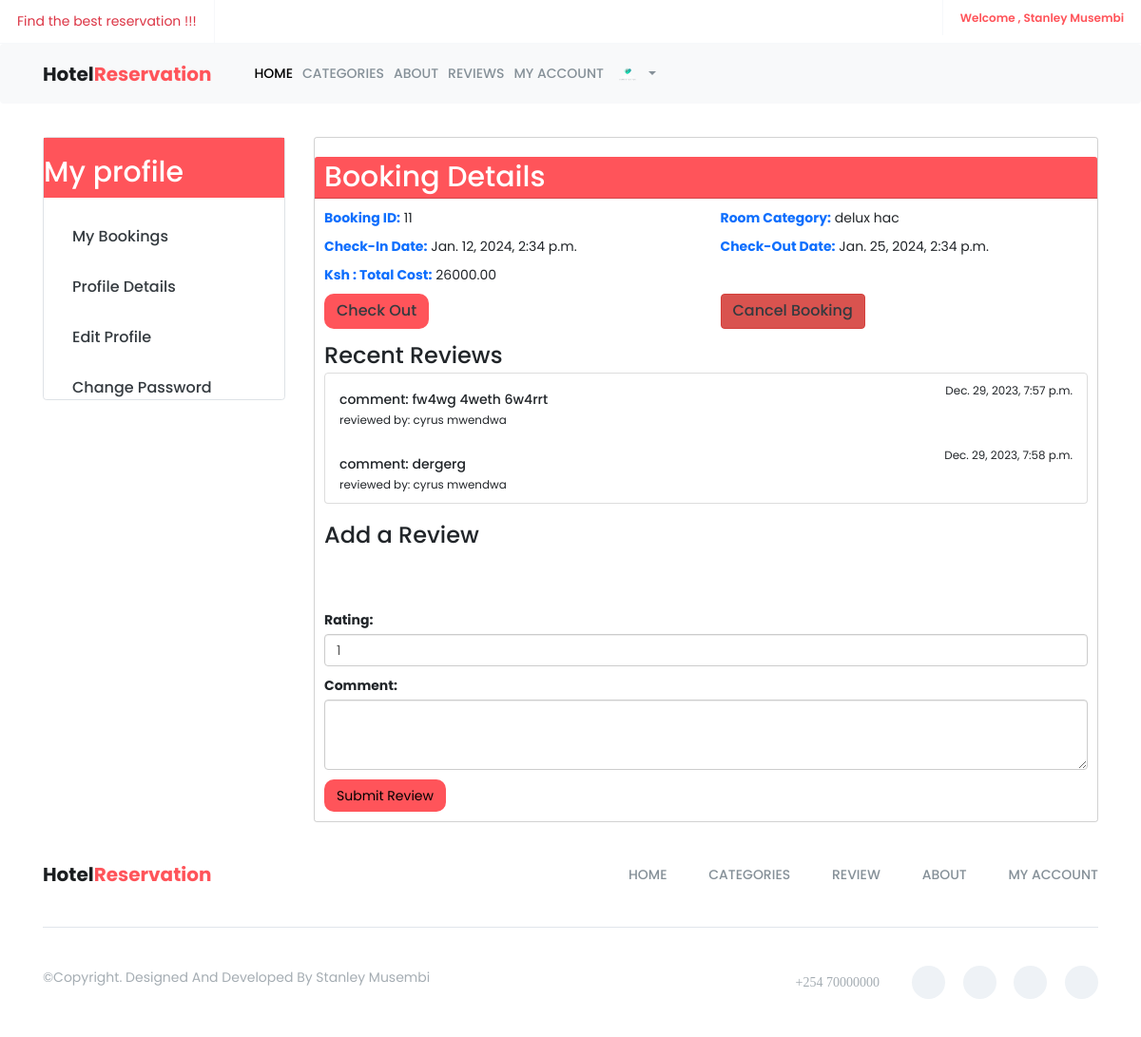
Page /auth/my_booking/11/ (signed in) on the earlier database version.
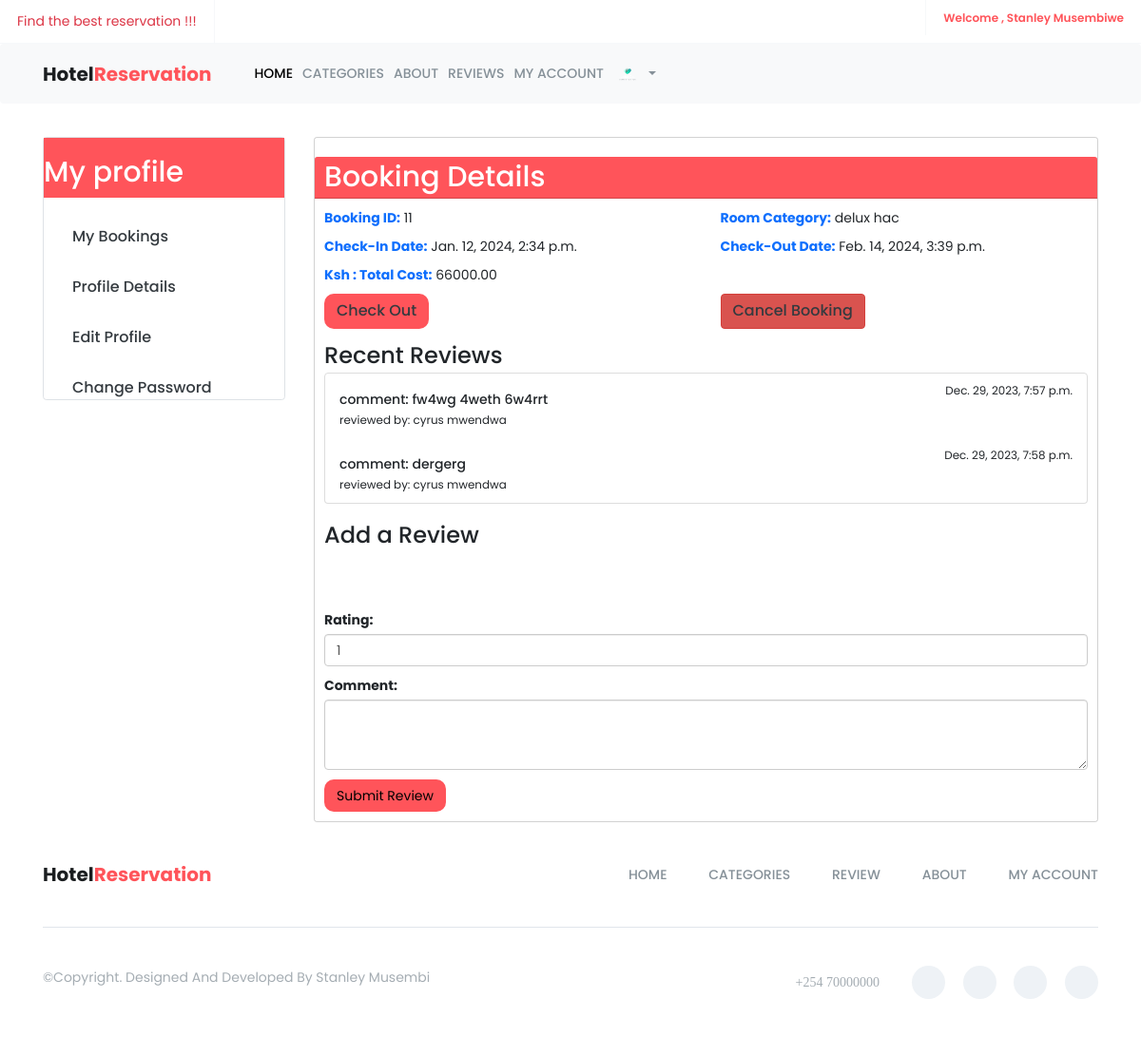
Same page on the later database version.
### accounts/models.py (models this page shows, shortened)
class CustomUser(AbstractUser):
    email = models.EmailField(unique=True)
    gender = models.CharField(max_length=1, blank=True, null=True)
    address = models.CharField(max_length=255, blank=True, null=True)
    image = models.ImageField(upload_to="user_images", blank=True, null=True)
    username = None
    objects = CustomUserManager()
    USERNAME_FIELD = 'email'
    REQUIRED_FIELDS = []

### hotel/models.py (models this page shows, shortened)
class Booking(models.Model):
    room = models.ForeignKey('Room' , on_delete=models.CASCADE)
    user = models.ForeignKey('accounts.CustomUser' , on_delete=models.CASCADE)
    persons = models.IntegerField()
    check_in = models.DateTimeField()
    check_out = models.DateTimeField()
    STATUS_CHOICES = (
        ('active' , 'active') ,
        ('cancelled' , 'cancelled') ,
        ('checked out' , 'checked out')
    )
    status = models.CharField(max_length=255 , choices=STATUS_CHOICES , default='active')
    added_on = models.DateTimeField(auto_now_add=True)
    updated_on = models.DateTimeField(auto_now=True)
    @property
    def total_cost(self):
        num_of_days = (self.check_out - self.check_in).days
        return self.room.category.cost * num_of_days * self.persons

class Room(models.Model):
    name  = models.CharField(max_length=255 , unique=True)
    category = models.ForeignKey('RoomCategory' , on_delete=models.CASCADE)
    STATUS_CHOICES = (
        ('available' , 'available' ) ,
        ('booked' , 'booked'),
        ('not available' , 'not available')
    )
    status = models.CharField(max_length=255 , choices=STATUS_CHOICES)
    added_on = models.DateTimeField(auto_now_add=True)
    updated_on = models.DateTimeField(auto_now=True)

class RoomCategory(models.Model):
    name = models.CharField(max_length=255)
    description = models.TextField()
    capacity = models.IntegerField()
    beds = models.IntegerField()
    rooms = models.IntegerField()
    cost = models.DecimalField(max_digits=10, decimal_places=2)
    added_on = models.DateTimeField(auto_now_add=True)
    image = models.ImageField(upload_to="room_category_images")
    def __str__(self):
        return self.name

### accounts/views.py (the view)
# urls.py: path('my_booking/<int:id>/' ,  booking_details , name='booking_details'),
@login_required(login_url='accounts:login')
def booking_details(request , id):
    try:
        booking = Booking.objects.get(id=id)
    except:
        return HttpResponseRedirect(reverse('accounts:my_booking'))
    category = booking.room.category
    reviews = Review.objects.filter(category=category,user=request.user)[:7]
    user = request.user
    category_id  = category.id
    context = {
        'booking':booking,
        'reviews':reviews,
        'category_id':category_id,
    }
    return render(request , 'public/my_booking_detail.html' , context)

### templates/public/my_booking_detail.html (shortened to what the changed rows need)
{% extends 'public/base.html' %}
{% load static %}
{% block content %}
    <div class="container mt-4">
        <div class="row">
            {% include 'public/profile_sidebar.html' %}
            <div class="col-md-9">
                <div class="card">
                    <h2 class="card-header primary-bg text-white">
                         Booking Details
                    </h2>
                    <div class="card-body">
                        {% if booking %}
                        <div class="row">
                            <div class="col-md-6">
                                <div class="mb-3">
                                    <strong class="text-primary">Booking ID:</strong> {{ booking.id }}
                                </div>
                            </div>
                            <div class="col-md-6">
                                <div class="mb-3">
                                    <strong class="text-primary">Room Category:</strong> {{ booking.room.category }}
                                </div>
                            </div>
                        </div>
                        <div class="row">
                            <div class="col-md-6">
                                <div class="mb-3">
                                    <strong class="text-primary">Check-In Date:</strong> {{ booking.check_in }}
                                </div>
                            </div>
                            <div class="col-md-6">
                                <div class="mb-3">
                                    <strong class="text-primary">Check-Out Date:</strong> {{ booking.check_out }}
                                </div>
                            </div>
                        </div>
                        <div class="row">
                            <div class="col-md-6">
                                <div class="mb-3">
                                    <strong class="text-primary"> Ksh : Total Cost:</strong> {{ booking.total_cost }}
                                </div>
                            </div>
                        </div>
                        <div class="row">
                            <div class="col-sm-6 col-md-6">
                                <button class="btn btn-custom" onclick="showLoadingSpinner('checkOut')">
                                    <a href="{% url 'hotel:checkout' booking.id %}">Check Out</a>
                                </button>
                            </div>
                            <div class="col-sm-6 col-md-6">
                                <button class="btn btn-danger" onclick="showLoadingSpinner('cancelBooking')">
                                    <a href="{% url 'hotel:cancel_booking' booking.id %}">Cancel Booking</a>
                                </button>
                            </div>
                        </div>
                            <h3 class="card-title mt-4">
                                Recent Reviews
                            </h3>
                            {% if reviews %}
                            <div class="list-group">
                                {% for review in reviews%}
                                <div   class="list-group-item list-group-item-action  " aria-current="true">
                                  <div class="d-flex w-100 justify-content-between">
                                    <h5 class="mb-1">comment: {{review.comment}}</h5>
                                    <small>{{review.added_on}}</small>
                                  </div>
                                  <small>reviewed by: {{booking.user.get_full_name}}</small>
                                </div>
                                 {% endfor %}
                              </div>
                            {% else %}
                                <p class="text-muted">
                                    <i class="bi bi-info-circle"></i> No reviews yet.
                                </p>
                            {% endif %}
                            <h3 class="card-title mt-4">
                                 Add a Review
                            </h3>
                            <form method="post" action="{% url 'accounts:add_review' %}">
                                <div class="mb-3">
                                </div>
                                <div class="mb-3">
                                </div>
                                <div class="mb-3">
                                    <label for="rating" class="form-label">
                                         Rating:
                                    </label>
                                    <select class="form-control" id="rating" name="rating" required>
                                        <option value="1">1</option>
                                    </select>
                                </div>
                                <div class="mb-3">
                                    <label for="comment" class="form-label">
                                         Comment:
                                    </label>
                                    <textarea class="form-control" id="comment" name="comment" rows="3" required></textarea>
                                </div>
                                <button type="submit" class="btn btn-custom">
                                     Submit Review
                                </button>
                            </form>
                        {% else %}
                            <p class="text-muted">
                                <i class="bi bi-exclamation-circle"></i> Booking not found.
                            </p>
                        {% endif %}
                    </div>
                </div>
            </div>
        </div>
    </div>
{% endblock %}

### templates/public/base.html (shortened to what the changed rows need)
{% load static %}
<!doctype html>
<html class="no-js" lang="en">
    <head>
        <link href="https://cdn.jsdelivr.net/npm/bootstrap@5.3.2/dist/css/bootstrap.min.css" rel="stylesheet">
		<link href="https://cdn.jsdelivr.net/npm/bootstrap@5.3.2/dist/css/bootstrap.min.css" rel="stylesheet">
        <link rel="stylesheet" href="{% static 'assets/css/font-awesome.min.css' %}">
		<link rel="stylesheet" href="{% static 'assets/css/linearicons.css' %}">
        <link rel="stylesheet" href="{% static 'assets/css/animate.css' %}">
        <link rel="stylesheet" href="{% static 'assets/css/flaticon.css' %}">
        <link rel="stylesheet" href="{% static 'assets/css/slick.css' %}">
		<link rel="stylesheet" href="{% static 'assets/css/slick-theme.css' %}">
        <link rel="stylesheet" href="{% static 'assets/css/bootstrap.min.css' %}">
		<link rel="stylesheet" href="{% static 'assets/css/bootsnav.css' %}" >
        <link rel="stylesheet" href="{% static 'assets/css/style.css' %}">
        <link rel="stylesheet" href="{% static 'assets/css/responsive.css' %}">
    </head>
	<body>
		<header id="header-top" class="header-top">
			<ul>
				<li class="head-responsive-right pull-right">
                    <div class="header-top-right">
                        {% if  user.is_authenticated %}
						<ul>
							<li class="header-top-contact">
								 <a href="">Welcome , {{user.first_name }} {{user.last_name}} </a>
							</li>
						</ul>
						{% endif%}
                    </div>
                </li>
			</ul>
		</header>
		<section class="top-area">
			<div class="header-area">
			    <nav class="navbar navbar-expand-lg navbar-light bg-light fixed-top" style ="width:100%;" data-bs-minus-value-desktop="70" data-bs-minus-value-mobile="55" data-bs-speed="1000">
					<div class="container">
						<div class="collapse navbar-collapse menu-ui-design" id="navbar-menu">
							<ul class="navbar-nav ms-auto" data-bs-in="fadeInDown" data-bs-out="fadeOutUp">
								  {% if user.is_authenticated %}
								  <li class="nav-item ml-auto dropdown">
									  <a class="nav-link dropdown-toggle" href="#" id="profileDropdown" role="button" data-bs-toggle="dropdown" aria-haspopup="true" aria-expanded="false">
										  {% if user.image %}
											  <img src="{{ user.image.url }}" alt="Profile Image" width="30px" class="profile-image">
										  {% else %}
											  <img src="{% static 'assets/img/placeholder.webp' %}" alt="Placeholder Image" width="30px" class="profile-image">
										  {% endif %}
									  </a>
								  </li>
								  {% endif %}
							</ul>
						</div>
					</div>
				</nav>
			</div>
		</section>
        {% block content%}
         {% endblock content%}
    </body>
</html>

Differences in the rows shown:
changed CustomUser "Stanley": last_name "Musembi" → "Musembiwe"
changed Booking "delux hac": check_out "Jan. 25, 2024, 2:34 p.m." → "Feb. 14, 2024, 3:39 p.m."; total_cost "26000.00" → "66000.00"
